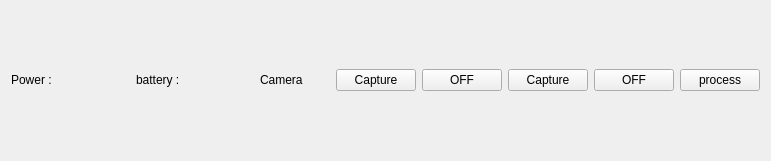
   <widget class="QWidget" name="horizontalLayoutWidget">
    <property name="geometry">
     <rect>
      <x>10</x>
      <y>-10</y>
      <width>771</width>
      <height>161</height>
     </rect>
    </property>
    <layout class="QHBoxLayout" name="horizontalLayout">
     <item>
      <layout class="QVBoxLayout" name="verticalLayout_115">
       <item>
        <layout class="QVBoxLayout" name="verticalLayout_7"/>
       </item>
       <item>
        <layout class="QHBoxLayout" name="horizontalLayout_5">
         <item>
          <widget class="QLabel" name="label_120">
           <property name="minimumSize">
            <size>
             <width>0</width>
             <height>20</height>
            </size>
           </property>
           <property name="maximumSize">
            <size>
             <width>16777215</width>
             <height>20</height>
            </size>
           </property>
           <property name="baseSize">
            <size>
             <width>0</width>
             <height>20</height>
            </size>
           </property>
           <property name="font">
            <font>
             <pointsize>9</pointsize>
            </font>
           </property>
           <property name="text">
            <string>Power :</string>
           </property>
          </widget>
         </item>
         <item>
          <widget class="QLabel" name="label_114">
           <property name="minimumSize">
            <size>
             <width>0</width>
             <height>20</height>
            </size>
           </property>
           <property name="maximumSize">
            <size>
             <width>16777215</width>
             <height>20</height>
            </size>
           </property>
           <property name="baseSize">
            <size>
             <width>0</width>
             <height>20</height>
            </size>
           </property>
           <property name="font">
            <font>
             <pointsize>9</pointsize>
            </font>
           </property>
           <property name="text">
            <string>battery : </string>
           </property>
          </widget>
         </item>
        </layout>
       </item>
      </layout>
     </item>
     <item>
      <layout class="QVBoxLayout" name="verticalLayout_117">
       <item>
        <layout class="QVBoxLayout" name="verticalLayout_2"/>
       </item>
       <item>
        <layout class="QHBoxLayout" name="horizontalLayout_2">
         <item>
          <widget class="QLabel" name="label_76">
           <property name="font">
            <font>
             <pointsize>9</pointsize>
            </font>
           </property>
           <property name="text">
            <string>Camera</string>
           </property>
          </widget>
         </item>
         <item>
          <widget class="QPushButton" name="pushButton_127">
           <property name="font">
            <font>
             <pointsize>9</pointsize>
            </font>
           </property>
           <property name="text">
            <string>Capture</string>
           </property>
          </widget>
         </item>
         <item>
          <widget class="QPushButton" name="pushButton_126">
           <property name="font">
            <font>
             <pointsize>9</pointsize>
            </font>
           </property>
           <property name="text">
            <string>OFF</string>
           </property>
          </widget>
         </item>
        </layout>
       </item>
      </layout>
     </item>
     <item>
      <layout class="QVBoxLayout" name="verticalLayout_118">
       <item>
        <layout class="QVBoxLayout" name="verticalLayout_3"/>
       </item>
       <item>
        <layout class="QHBoxLayout" name="horizontalLayout_7">
         <item>
          <widget class="QPushButton" name="pushButton_128">
           <property name="font">
            <font>
             <pointsize>9</pointsize>
            </font>
           </property>
           <property name="text">
            <string>Capture</string>
           </property>
          </widget>
         </item>
         <item>
          <widget class="QPushButton" name="pushButton_129">
           <property name="font">
            <font>
             <pointsize>9</pointsize>
            </font>
           </property>
           <property name="text">
            <string>OFF</string>
           </property>
          </widget>
         </item>
         <item>
          <widget class="QPushButton" name="pushButton_130">
           <property name="font">
            <font>
             <pointsize>9</pointsize>
            </font>
           </property>
           <property name="text">
            <string>process</string>
           </property>
          </widget>
         </item>
        </layout>
       </item>
      </layout>
     </item>
    </layout>
   </widget>
